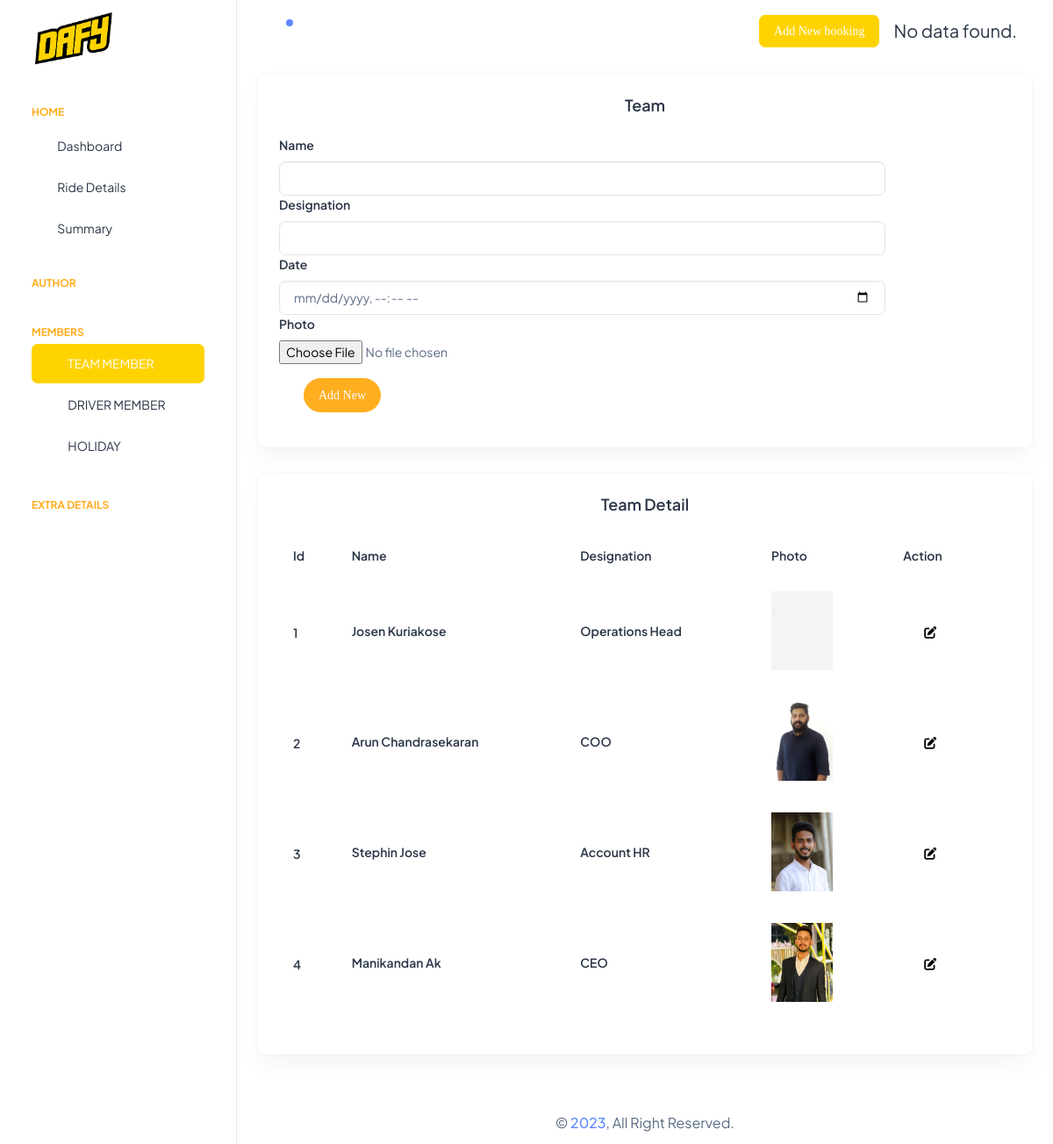
Page /backend/src/team.php on the committed database.
### tables this page shows
CREATE TABLE `team` (
  `id` int(10) NOT NULL,
  `t_joining` varchar(20) NOT NULL,
  `t_type` varchar(20) NOT NULL,
  `t_name` varchar(30) NOT NULL,
  `t_mail` varchar(30) NOT NULL,
  `t_mobile` varchar(30) NOT NULL,
  `t_position` varchar(30) NOT NULL,
  `t_img` longtext NOT NULL,
  `t_password` varchar(20) NOT NULL,
  `t_password_confirm` varchar(20) NOT NULL,
  `t_date` varchar(20) NOT NULL,
  `t_status` varchar(20) NOT NULL
);

### backend/src/team.php (the view, shortened to what this page needs)
<?php include '../database/connection.php'; require_once "header.php"; ?>
<div class="container-fluid">
        <div class="row">
            <div class="col-lg-100 d-flex align-items-center">
                <div class="card w-100">
                    <div class="card-body p-4">
                        <h5 class="card-title fw-semibold mb-4 text-center">Team </h5>
                        <form method="POST" action="../database/team_add.php"  enctype="multipart/form-data"  onsubmit="showConfirmation()">
                                    <div class="row">
                                        <div class="col-10">
                                        <div class="form-group">
                                                    <label class="form-label">Name</label><br>
                                                    <input class="form-control" type="text" name="t-name" required>
                                            </div>
                                        </div>
                                        <div class="col-10">
                                        <div class="form-group">
                                                    <label class="form-label">Designation</label><br>
                                                    <input class="form-control" type="text" name="t-position" required>
                                            </div>
                                        </div>
                                        <div class="col-10">
                                            <div class="form-group">
                                                <label class="form-label"> Date </label><br>
                                                <input class="form-control" type="datetime-local"  name="t-date" required>
                                            </div>
                                        </div>
                                        <div class="col-10">
                                            <div class="form-group">
                                                <label class="form-label">Photo</label><br>
                                                <input type="file" name="t-img" id="Upload" required>
                                            </div>
                                        </div>
                                    </div>
                                        <div class="row m-3">
                                            <div class="col-10">
                                                <div class="form-btn">
                                                <button type="submit" class="submit-btn rounded-pill text btn btn-warning px-3 py-2" name="t_addData">Add New </button>
                                                </div>
                                            </div>
                                        </div>
                        </form>
                    </div>
                </div>
            </div>
        </div>
<?php
if (isset($_GET['id'])) {
    $editId = $_GET['id'];
    if (isset($_POST['update'])) {
        $date = $_POST['t-date'];
        $position = $_POST['t-position'];
        $name = $_POST['t-name'];
        $photo = $_FILES['t-photo']['name'];
        move_uploaded_file($_FILES['t-photo']['tmp_name'], '../assets/images/team/' . $photo);
        $up = mysqli_query($conn, "UPDATE `team` SET `t_date`='$date', `t_name`='$name', `t_position`='$position', `t_img`='$photo' WHERE id=$editId");
        if ($up) {
            echo '<script>alert("Update Successful");</script>';
            exit();
        } else {
            echo 'Failed';
        }
    } elseif (isset($_POST['delete'])) {
        $editId = $_GET['id'];
        $fileResult = mysqli_query($conn, "SELECT `t_img` FROM `team` WHERE id=$editId");
        if (mysqli_num_rows($fileResult) > 0) {
            $fileRow = mysqli_fetch_assoc($fileResult);
            $fileName = $fileRow['t_img'];
            $filePath = 'assets/images/team/' . $fileName;
            if (file_exists($filePath)) {
                unlink($filePath);
            }
        }
        $del = mysqli_query($conn, "DELETE FROM `team` WHERE id=$editId");
        if ($del) {
            echo '<script>alert("Delete Successful");</script>';
            exit();
        } else {
            echo 'Failed';
        }
    }
    $sql = mysqli_query($conn, "SELECT * FROM `team` WHERE id=$editId");
    if (mysqli_num_rows($sql) > 0) {
        while ($row = mysqli_fetch_assoc($sql)) {
            ?>
            <div class="row">
                <div class="col-lg-100 d-flex align-items-center">
                    <div class="card w-100">
                        <div class="card-body p-4">
                            <h5 class="card-title fw-semibold mb-4">Team Detail</h5>
                            <div class="table-responsive">
                                <form method="post" enctype="multipart/form-data">
                                    <table class="table text-nowrap mb-0 align-middle">
                                        <thead class="text-dark fs-4">
                                            <tr>
                                                <th class="border-bottom-0">
                                                    <h6 class="fw-semibold mb-0">Id</h6>
                                                </th><td class="border-bottom-0">
                                                    <h6 class="fw-semibold mb-0 col-6" name="t-id"><?php echo $row['id']; ?></h6>
                                                </td>
                                            </tr>
                                            <tr>
                                                <th class="border-bottom-0">
                                                    <h6 class="fw-semibold mb-0">Date</h6>
                                                </th>
                                                <td class="border-bottom-0">
                                                    <input class="fw-semibold col-6" type="datetime-local" name="t-date" value="<?php echo $row['t_date']; ?>">
                                                </td>
                                            </tr>
                                            <tr>
                                                <th class="border-bottom-0">
                                                    <h6 class="fw-semibold mb-0">Name</h6>
                                                </th>
                                                <td class="border-bottom-0">
                                                    <input type="text" class="fw-semibold col-6" name="t-name" value="<?php echo $row['t_name']; ?>">
                                                </td>
                                            </tr>
                                            <tr>
                                                <th class="border-bottom-0">
                                                    <h6 class="fw-semibold mb-0">Designation</h6>
                                                </th>
                                                <td class="border-bottom-0">
                                                    <input type="text" class="fw-semibold col-6" name="t-position" value="<?php echo $row['t_position']; ?>">
                                                </td>
                                            </tr>
                                            <tr>
                                                <th class="border-bottom-0">
                                                    <h6 class="fw-semibold mb-0">Photo</h6>
                                                </th>
                                                <td class="border-bottom-0">
                                                    <img class="fw-semibold" src="../assets/images/team/<?php echo $row['t_img']; ?>" width="70" height="90">
                                                    <input type="file" name="t-photo" id="upload" class="col-6">
                                                </td>
                                            </tr>
                                            <tr>
                                                <th class="border-bottom-0">
                                                    <h6 class="fw-semibold mb-0">Action</h6>
                                                </th>
                                                <td class="border-bottom-0">
                                                    <button type="submit" name="update" class="fw-semibold mb-1 px-3 py-2 btn btn-primary rounded-pill text-black"><i class="fa-solid fa-pen-to-square m-2"></i></button>
                                                    <button type="submit" name="delete" class="fw-semibold mb-1 px-3 py-2 btn btn-primary rounded-pill text-black"><i class="fa-solid fa-trash m-2"></i></button>
                                                </td>
                                            </tr>
                                        </tbody>
                                    </table>
                                </form>
                            </div>
                        </div>
                    </div>
                </div>
            </div>
<?php
        }
    } else {
        echo '<div class="row"><div class="col-lg-100 d-flex align-items-center"><div class="card w-100">
        <div class="card-body p-4"><p>No data found.</p></div></div></div></div>';
    }
} else {
    $rowsPerPage = 5;
    $page = isset($_GET['page']) ? $_GET['page'] : 1;
    $start = ($page - 1) * $rowsPerPage;
    $sql = "SELECT * FROM `team` ORDER BY id DESC LIMIT $start, $rowsPerPage";
    $result = $conn->query($sql);
    $index = ($page - 1) * $rowsPerPage + 1;
?>
    <div class="row">
        <div class="col-lg-100 d-flex align-items-center">
            <div class="card w-100">
                <div class="card-body p-4">
                    <h5 class="card-title fw-semibold mb-4 text-center">Team Detail</h5>
                    <div class="table-responsive">
                        <form method="post">
                            <table class="table text-nowrap mb-0 align-middle">
                                <thead class="text-dark fs-4">
                                    <tr>
                                        <th class="border-bottom-0">
                                            <h6 class="fw-semibold mb-0">Id</h6>
                                        </th>
                                        <th class="border-bottom-0">
                                            <h6 class="fw-semibold mb-0">Name</h6>
                                        </th>
                                        <th class="border-bottom-0">
                                            <h6 class="fw-semibold mb-0">Designation</h6>
                                        </th>
                                        <th class="border-bottom-0">
                                            <h6 class="fw-semibold mb-0">Photo</h6>
                                        </th>
                                        <th class="border-bottom-0">
                                            <h6 class="fw-semibold mb-0">Action</h6>
                                        </th>
                                    </tr>
                                </thead>
                                <tbody>
                                        <?php
                                            if ($result->num_rows > 0) {
                                                while ($row = $result->fetch_assoc()) {
                                        ?>
                                    <tr>
                                        <td class="border-bottom-0">
                                            <h6 class="fw-semibold mb-0"><?php echo $index++; ?></h6></td>
                                        <td class="border-bottom-0">
                                            <h6 class="fw-semibold mb-1"><?php echo $row['t_name']; ?></h6>
                                        </td>
                                        <td class="border-bottom-0">
                                            <h6 class="fw-semibold mb-1"><?php echo $row['t_position']; ?></h6>
                                        </td>
                                        <td class="border-bottom-0">
                                            <img class="fw-semibold mb-1" src="../assets/images/team/<?php echo $row['t_img']; ?>"
                                            width="70" height="90">
                                        </td>
                                        <td class="border-bottom-0">
                                            <a href="?id=<?php echo $row['id']; ?>" name='edit' class="fw-semibold mb-1 rounded-pill px-3 py-2 btn-primary text-black">
                                            <i class="fa-solid fa-pen-to-square m-2"></i>
                                            </a>
                                        </td>
                                    </tr>
                                        <?php
                                                }
                                            } else {
                                                echo '<tr><td colspan="12">No data found.</td></tr>';
                                            }
                                        ?>
                                </tbody>
                            </table>
                        </form>
                    </div>
                </div>
            </div>
        </div>
    </div>
<?php } ?>
</div>
<?php require_once 'footer.php'; ?>

### rows in the picture
team: t_name "Josen Kuriakose", t_position "Operations Head", t_img (picture)
team: t_name "Arun Chandrasekaran", t_position "COO", t_img (picture)
team: t_name "Stephin Jose", t_position "Account HR", t_img (picture)
team: t_name "Manikandan Ak", t_position "CEO", t_img (picture)
